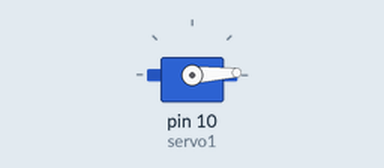
Simulated run of this sketch. Board: Arduino Uno, built with avr-gcc and run on an emulated ATmega328P. On the bench: servo.

Above: at 0.05 s.
At 0.65 s:
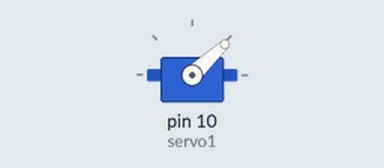
At 1.25 s:
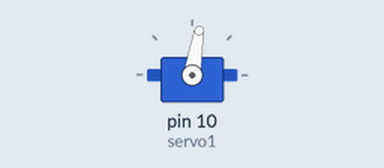
At 2.5 s:
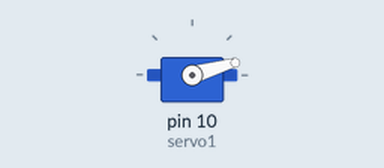
Timing chart, 0 to 6.3 s (numbered marks = the images above):
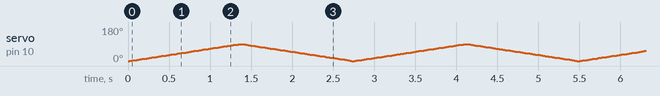

The sketch:

Servo.ino
```cpp
#include <Servo.h>

Servo servo1;  // إنشاء كائن لمحرك السيرفو

void setup() {
  servo1.attach(10);  // توصيل المحرك بالمنفذ 10
}

void loop() {
  // تحريك المحرك من 0 إلى 90 درجة
  for (int pos = 0; pos <= 90; pos += 1) {
    servo1.write(pos);
    delay(15);
  }

  // تحريك المحرك من 90 إلى 0 درجة
  for (int pos = 90; pos >= 0; pos -= 1) {
    servo1.write(pos);
    delay(15);
  }
}
```
